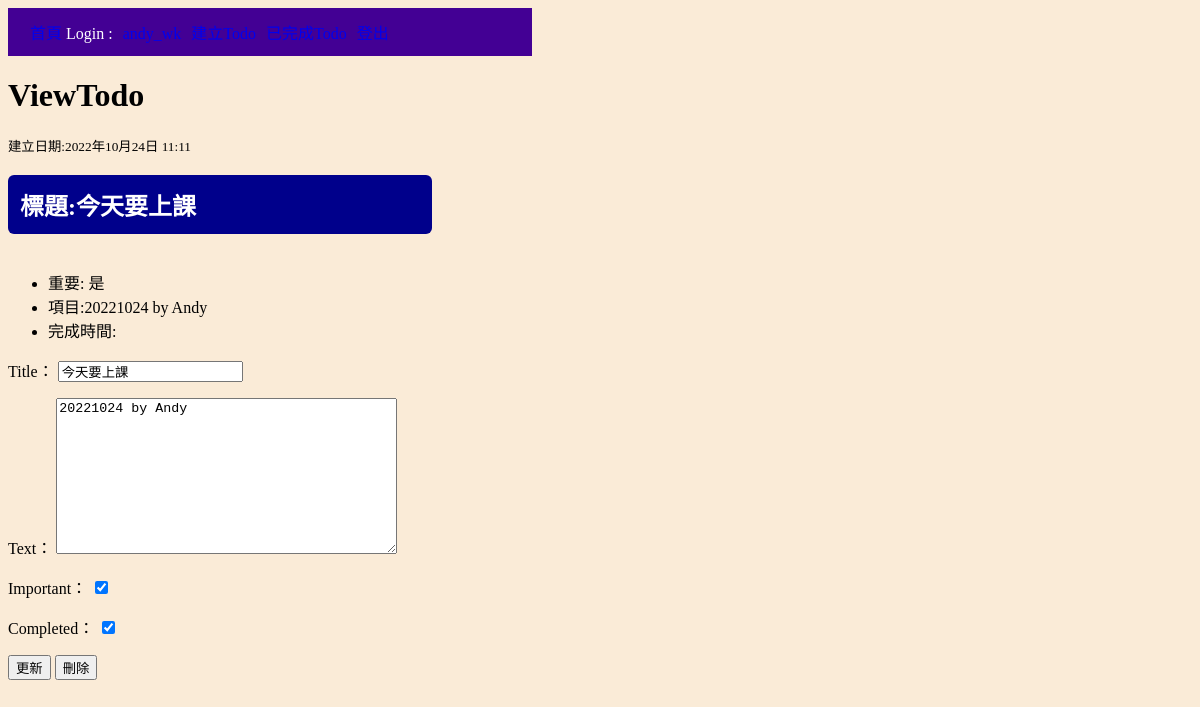
The page /view/6 (signed in) on the database its author committed.
### todo/models.py (models this page shows, shortened)
class Todo(models.Model):
    title=models.CharField(max_length=100)
    text=models.TextField(blank=True)
    created=models.DateTimeField(auto_now_add=True)
    date_complated=models.DateTimeField(blank=True,null=True)
    important=models.BooleanField(default=False)
    completed=models.BooleanField(default=False)
    user=models.ForeignKey(User,on_delete=models.CASCADE)

### todo/views.py (the view, shortened to what this page needs)
# urls.py: path('view/<int:id>', views.viewtodo,name='viewtodo'),
@login_required
def viewtodo(request,id):
    try:
        todo=Todo.objects.get(id=id)
        if request.method=='GET':
            form=TodoForm(instance=todo)
        return render(request,'./todo/viewtodo.html',{'todo':todo,'form':form})
    except Exception as e:
        print(e)
    return render(request,'./todo/404.html')

### todo/forms.py
class TodoForm(ModelForm):
    class Meta:
        model=Todo
        fields=['title','text','important','completed']

### todo/templates/todo/viewtodo.html (shortened to what this page needs)
{% extends 'base.html' %}
{% block content %}
<h1>ViewTodo</h1>
<small>建立日期:{{todo.created}}</small><br>
<h2 class="title">標題:{{todo.title}}</h2>
<ul>
    <li>重要:{% if todo.important %}
        是{% else %}否{% endif %}
    </li>
    <li>項目:{{todo.text}}</li>
    <li>完成時間:
    </li>
</ul>
<form action="" method="POST">
    {{form.as_p}}
    <input type="submit" name="update" value="更新">
    <input type="submit" name="delete" value="刪除">
</form>
{% endblock %}

### static/css/base.css (style rules this page uses)
body { background-color: antiquewhite; }

### todo/templates/todo/viewtodo.html (style rules this page uses)
.title { background-color: darkblue; padding: 12px; border-radius: 6px; display: inline-block; color: white; width: 400px; }

### rows shown on the page
Todo: created "2022年10月24日 11:11", title "今天要上課", text "20221024 by Andy", important "☑", completed "☑"
